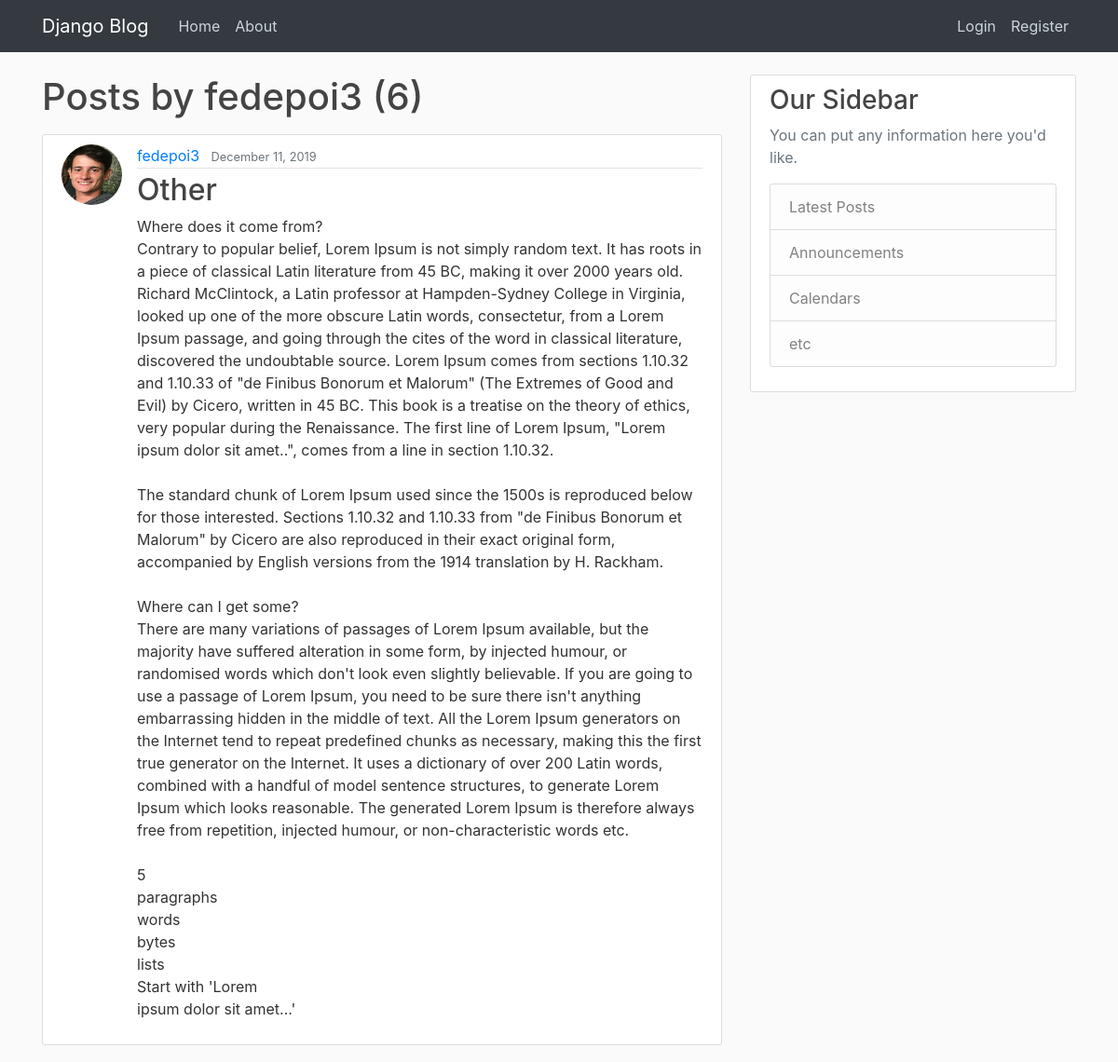
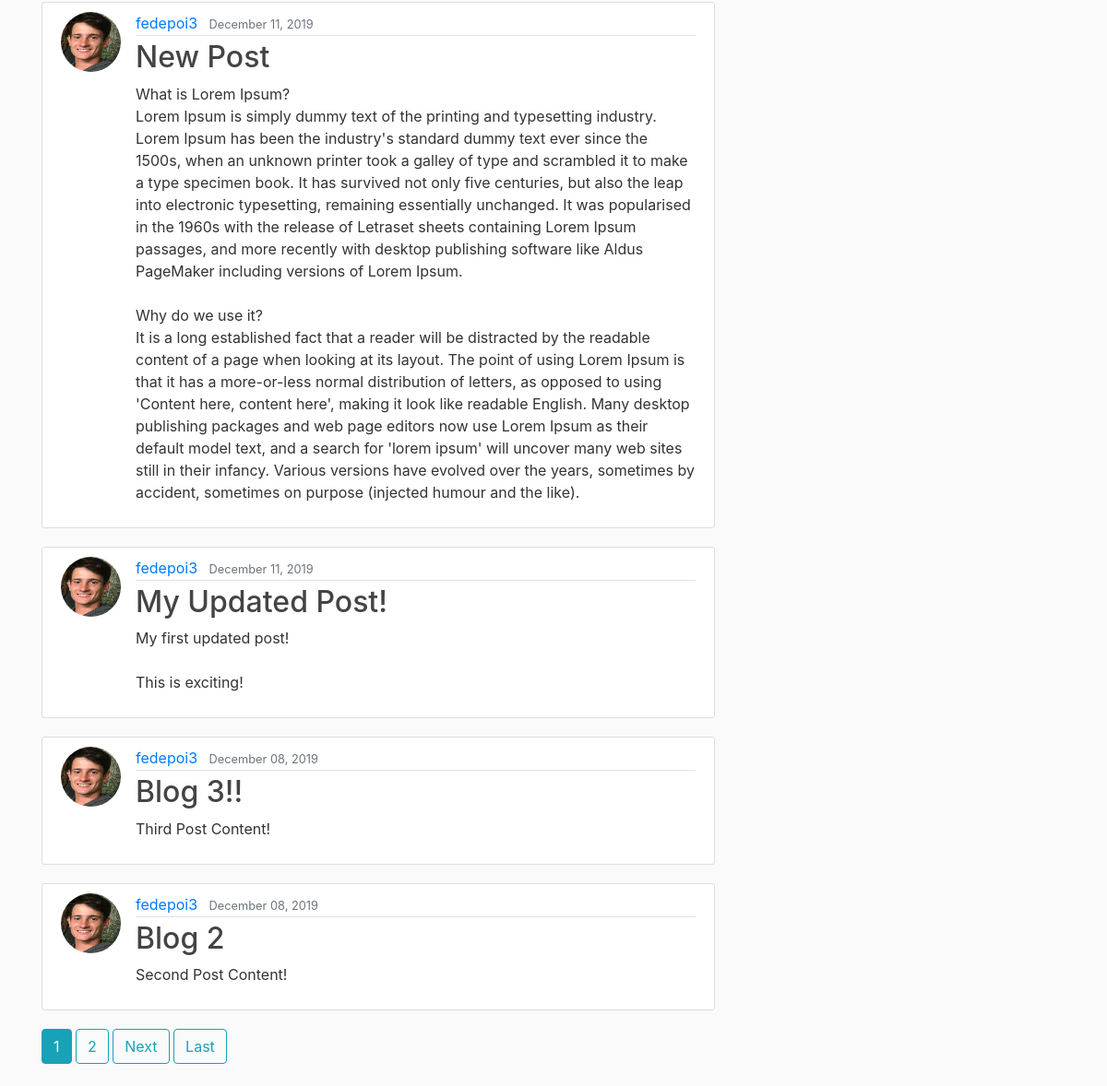
The app's page /user/fedepoi3 with its own data (2 pictures, top to bottom).
### blog/models.py (models this page shows, shortened)
class Post(models.Model):
	title = models.CharField(max_length=100)
	content = models.TextField()
	date_posted = models.DateTimeField(default=timezone.now)
	author = models.ForeignKey(User, on_delete=models.CASCADE)

### users/models.py (models this page shows, shortened)
class Profile(models.Model):
    user = models.OneToOneField(User, on_delete=models.CASCADE)
    image = models.ImageField(default='default.jpg', upload_to='profile_pics')

### blog/views.py (the view)
# urls.py: path('user/<str:username>', UserPostListView.as_view(), name='user-posts'),
class UserPostListView(ListView):
    model = Post
    template_name = 'blog/user_posts.html'  # <app>/<model>_<viewtype>.html
    context_object_name = 'posts'
    paginate_by = 5
    def get_queryset(self):
        user = get_object_or_404(User, username=self.kwargs.get('username'))
        return Post.objects.filter(author=user).order_by('-date_posted')

### blog/templates/blog/user_posts.html (shortened to what this page needs)
{% extends "blog/base.html"%}
{% block content %}
	<h1 class="mb-3">Posts by {{ view.kwargs.username }} ({{ page_obj.paginator.count }})</h1>
	{% for post in posts %}
		<article class="media content-section">
				<img class="rounded-circle article-img" src="{{ post.author.profile.image.url }}">
			  <div class="media-body">
			    <div class="article-metadata">
			      <a class="mr-2" href="{% url 'user-posts' post.author.username %}">{{ post.author }}</a>
			      <small class="text-muted">{{ post.date_posted|date:"F d, Y" }}</small>
			    </div>
			    <h2><a class="article-title" href="{% url 'post-detail' post.id %}">{{ post.title }}</a></h2>
			    <p class="article-content">{{ post.content }}</p>
			  </div>
</article>
	{% endfor %}
	{% if is_paginated %}
		{% for num in page_obj.paginator.page_range %}
			{% if page_obj.number == num %}
				<a class="btn btn-info mb-4" href="?page={{ num }}">{{ num }}</a>
			{% elif num > page_obj.number|add:'-3' and num < page_obj.number|add:'3'%}
				<a class="btn btn-outline-info mb-4" href="?page={{ num }}">{{ num }}</a>
			{% endif %}
		{% endfor %}
		{% if page_obj.has_next %}
			<a class="btn btn-outline-info mb-4" href="?page={{ page_obj.next_page_number }}">Next</a>
			<a class="btn btn-outline-info mb-4" href="?page={{ page_obj.paginator.num_pages }}">Last</a>
		{% endif %}
	{% endif %}
{% endblock content %}

### blog/static/blog/main.css (style rules this page uses)
body { background: #fafafa; color: #333333; margin-top: 5rem; }
h1, h2, h3, h4, h5, h6 { color: #444444; }
.content-section { background: #ffffff; padding: 10px 20px; border: 1px solid #dddddd; border-radius: 3px; margin-bottom: 20px; }
.article-title { color: #444444; }
.article-content { white-space: pre-line; }
.article-img { height: 65px; width: 65px; margin-right: 16px; }
.article-metadata { padding-bottom: 1px; margin-bottom: 4px; border-bottom: 1px solid #e3e3e3 }

### records on screen
Post: author.profile.image (picture), author "fedepoi3", date_posted "December 11, 2019", title "Other", content "Where does it come from? Contrary to popular belief, Lorem Ipsum is not simply random text. It has roots in a piece of classical Latin literature from 45 BC, making it over 2000 years old. Richard McClintock, a Latin professor at Hampden-Sydney College in Virginia, looked up one of the more obscure Latin words, consectetur, from a Lorem Ipsum passage, and going through the cites of the word in classical literature, discovered the undoubtable source. Lorem Ipsum comes from sections 1.10.32 and 1.10.33 of \"de Finibus Bonorum et Malorum\" (The Extremes of Good and Evil) by Cicero, written in 45 BC. This book is a treatise on the theory of ethics, very popular during the Renaissance. The first…"
Post: author.profile.image (picture), author "fedepoi3", date_posted "December 11, 2019", title "New Post", content "What is Lorem Ipsum? Lorem Ipsum is simply dummy text of the printing and typesetting industry. Lorem Ipsum has been the industry's standard dummy text ever since the 1500s, when an unknown printer took a galley of type and scrambled it to make a type specimen book. It has survived not only five centuries, but also the leap into electronic typesetting, remaining essentially unchanged. It was popularised in the 1960s with the release of Letraset sheets containing Lorem Ipsum passages, and more recently with desktop publishing software like Aldus PageMaker including versions of Lorem Ipsum. Why do we use it? It is a long established fact that a reader will be distracted by the readable…"
Post: author.profile.image (picture), author "fedepoi3", date_posted "December 11, 2019", title "My Updated Post!", content "My first updated post! This is exciting!"
Post: author.profile.image (picture), author "fedepoi3", date_posted "December 08, 2019", title "Blog 3!!", content "Third Post Content!"
Post: author.profile.image (picture), author "fedepoi3", date_posted "December 08, 2019", title "Blog 2", content "Second Post Content!"

### other values on screen
{{ view.kwargs.username }} "fedepoi3"
{{ page_obj.paginator.count }} "6"
{{ num }} "1"
{{ num }} "2"
